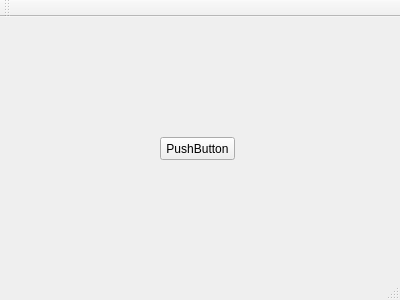
<?xml version="1.0" encoding="UTF-8"?>
<ui version="4.0">
 <class>MainWindow</class>
 <widget class="QMainWindow" name="MainWindow">
  <property name="geometry">
   <rect>
    <x>0</x>
    <y>0</y>
    <width>400</width>
    <height>300</height>
   </rect>
  </property>
  <property name="windowTitle">
   <string>MainWindow</string>
  </property>
  <widget class="QWidget" name="centralWidget">
   <widget class="QPushButton" name="pushButton">
    <property name="geometry">
     <rect>
      <x>160</x>
      <y>120</y>
      <width>75</width>
      <height>23</height>
     </rect>
    </property>
    <property name="text">
     <string>PushButton</string>
    </property>
   </widget>
  </widget>
  <widget class="QMenuBar" name="menuBar">
   <property name="geometry">
    <rect>
     <x>0</x>
     <y>0</y>
     <width>400</width>
     <height>21</height>
    </rect>
   </property>
  </widget>
  <widget class="QToolBar" name="mainToolBar">
   <attribute name="toolBarArea">
    <enum>TopToolBarArea</enum>
   </attribute>
   <attribute name="toolBarBreak">
    <bool>false</bool>
   </attribute>
  </widget>
  <widget class="QStatusBar" name="statusBar"/>
 </widget>
 <layoutdefault spacing="6" margin="11"/>
 <resources/>
 <connections/>
</ui>
